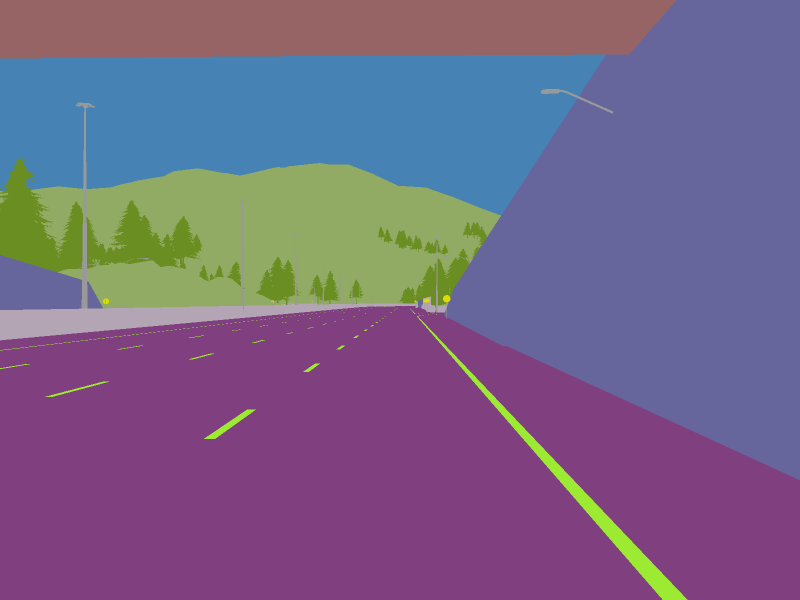
#> input picture data/mask/1.png, 1600 x 1200 px, found by its file name (shown at 1/2 size)
$ jupyter execute --allow-errors Untitled.ipynb
#> lines starting #> are read from the running program, lines starting #| are printed output that depends on the picture
[cell 1]
import cv2
import numpy as np
import matplotlib.pyplot as plt

IMAGE_H = 600
IMAGE_W = 800

src = np.float32([[0, IMAGE_H], [1207, IMAGE_H], [0, 0], [IMAGE_W, 0]])
dst = np.float32([[569, IMAGE_H], [711, IMAGE_H], [0, 0], [IMAGE_W, 0]])
M = cv2.getPerspectiveTransform(src, dst) # The transformation matrix
Minv = cv2.getPerspectiveTransform(dst, src) # Inverse transformation

img = cv2.imread('147.png') # Read the test img
#img = img[450:(450+IMAGE_H), 0:IMAGE_W] # Apply np slicing for ROI crop
#> (the rest of this cell did not finish here and is left out)

[cell 2]
IMAGE_H = 223
IMAGE_W = 1280

src = np.float32([[0, IMAGE_H], [1207, IMAGE_H], [0, 0], [IMAGE_W, 0]])
dst = np.float32([[569, IMAGE_H], [711, IMAGE_H], [0, 0], [IMAGE_W, 0]])
M = cv2.getPerspectiveTransform(src, dst) # The transformation matrix
Minv = cv2.getPerspectiveTransform(dst, src) # Inverse transformation

img = cv2.imread('./test_img.jpg') # Read the test img
#> (the rest of this cell did not finish here and is left out)

[cell 3]
img = cv2.imread('1.png') # Read the test img
#> img is the input picture: shape (1200, 1600, 3); mean B, G, R 135.1, 100.2, 117.1


IMAGE_H = 600
IMAGE_W = 800
img = img[int(IMAGE_H * 2/4 + 50):(IMAGE_H), 0:IMAGE_W] # Apply np slicing for ROI crop
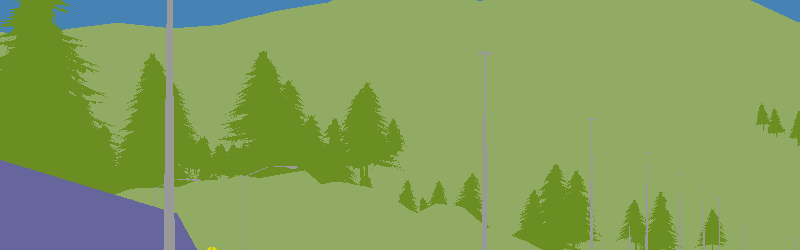
#> img: shape (250, 800, 3); mean B, G, R 92.6, 158.5, 132.1
IMAGE_H= IMAGE_H - int(IMAGE_H *2/4 + 50)

#src = np.float32([ [351, 320], [417, 320], [536, 485],[0,485]])
src = np.float32([[0,0],[IMAGE_W,0],[400+80,IMAGE_H],[400 - 80, IMAGE_H]])
dst = np.float32([[0, 0],[IMAGE_W, 0], [IMAGE_W, IMAGE_H],[0,IMAGE_H]])

# [7 lines of commented-out code are left out]


plt.imshow(cv2.cvtColor(img, cv2.COLOR_BGR2RGB)) # Show results
plt.show()

M = cv2.getPerspectiveTransform(src, dst) # The transformation matrix
Minv = cv2.getPerspectiveTransform(dst, src) # Inverse transformation
warped_img = cv2.warpPerspective(img, Minv, (IMAGE_W, IMAGE_H)) # Image warping
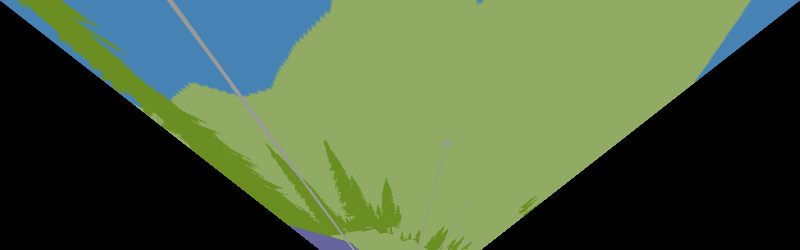
#> warped_img: shape (250, 800, 3); mean B, G, R 64.6, 96.1, 77.1
plt.imshow(cv2.cvtColor(warped_img, cv2.COLOR_BGR2RGB)) # Show results
plt.show()

$ run again, with data/mask/3.png copied over data/mask/1.png
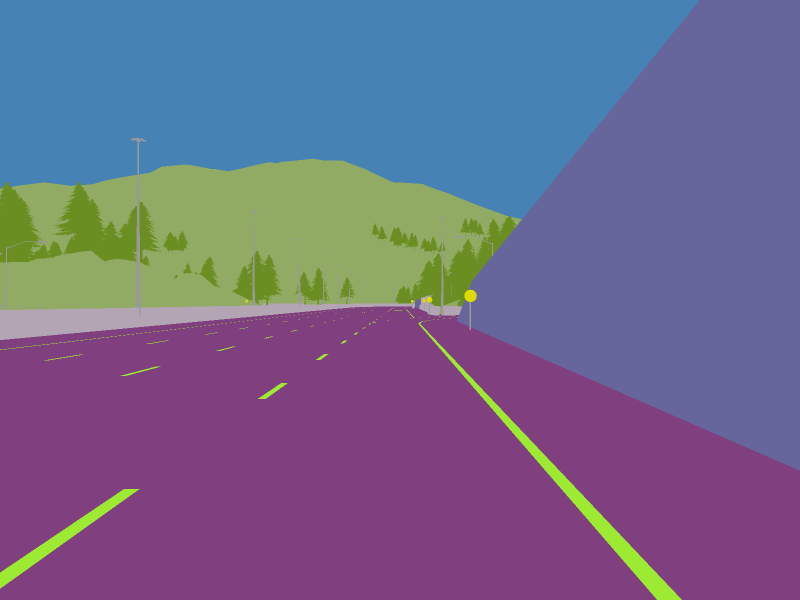
#> input picture data/mask/3.png, 1600 x 1200 px, found by its file name (shown at 1/2 size)
#> img is the input picture: shape (1200, 1600, 3); mean B, G, R 140.3, 104.1, 111.3
#> `img = img[int(IMAGE_H * 2/4 + 50):(IMAGE_H), 0:IMAGE_W]`:
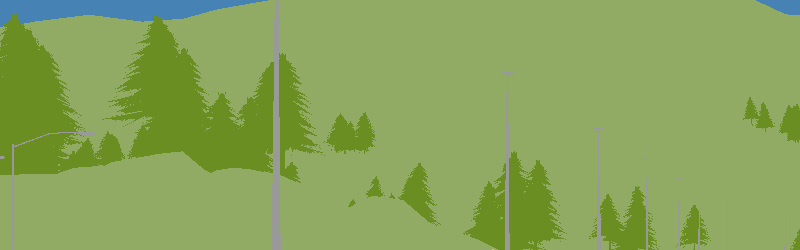
#> img: shape (250, 800, 3); mean B, G, R 90.7, 163.6, 136.3
#> `warped_img = cv2.warpPerspective(img, Minv, (IMAGE_W, IMAGE_H))`:
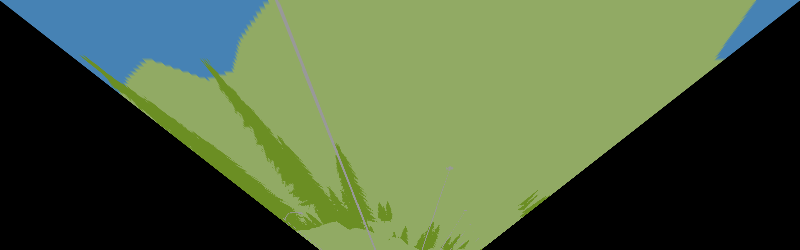
#> warped_img: shape (250, 800, 3); mean B, G, R 63.7, 97.7, 79.5
